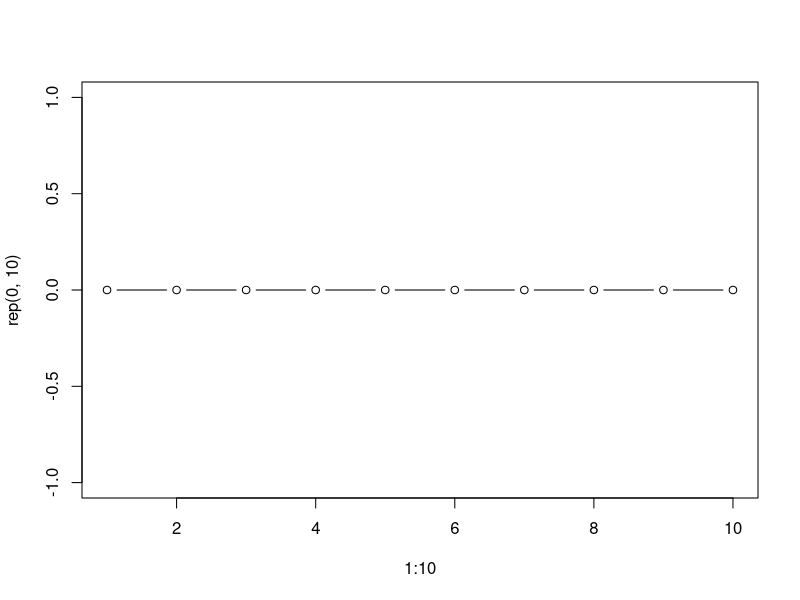

Write the R code that produced this figure.
## ---- chunk 1
plot(1:10,rep(0,10),type="b")
